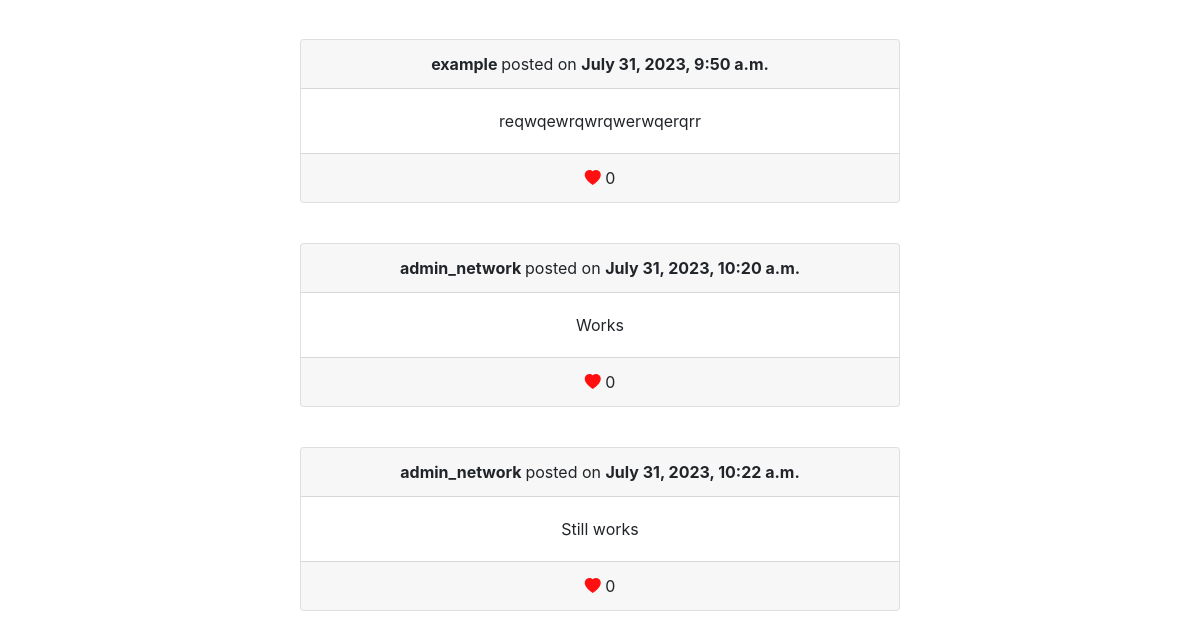
Before: / (lower part) with the older database file.
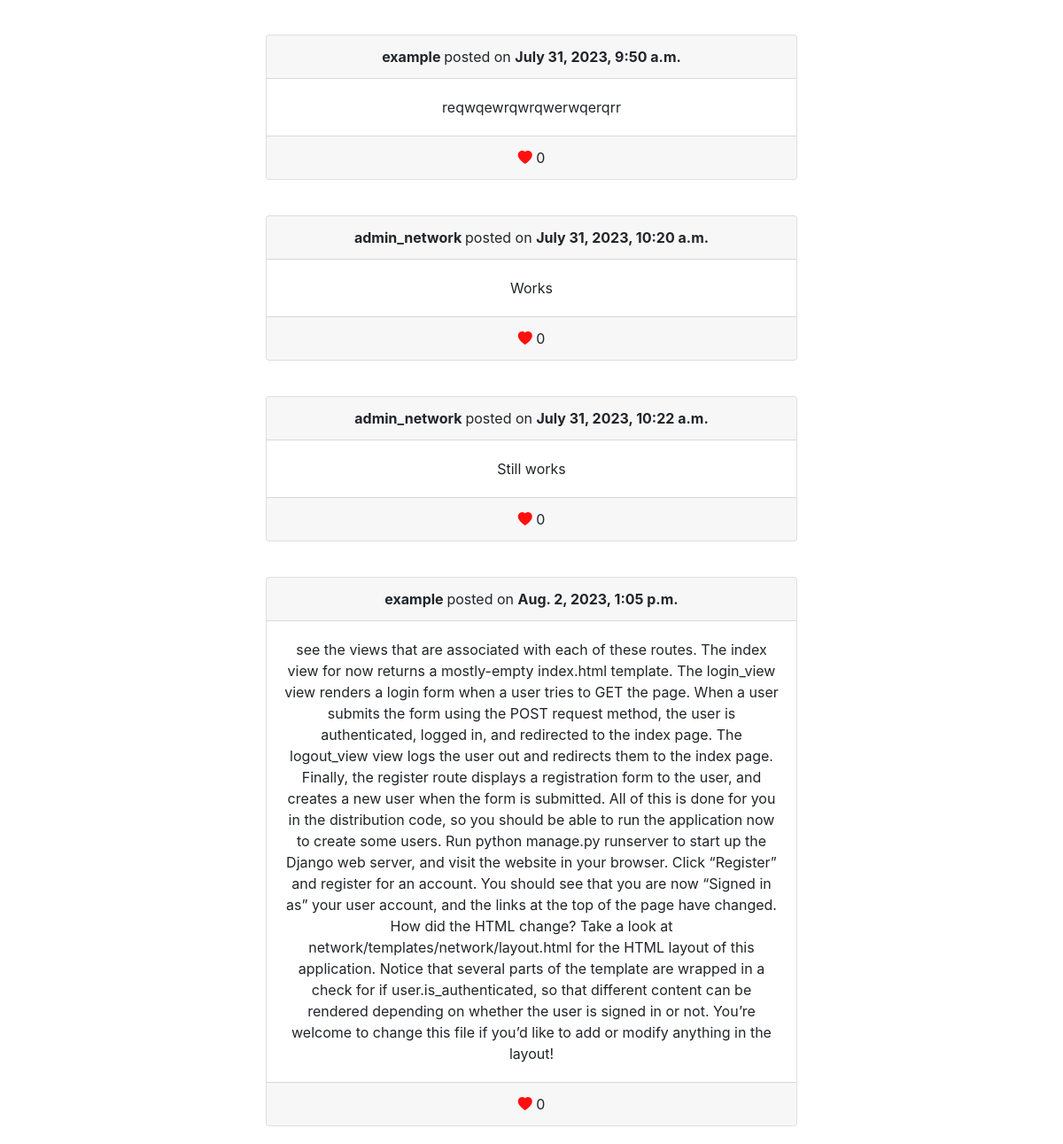
After: the same page with the newer database file.
### network/models.py (models this page shows, shortened)
class Post(models.Model):
    author = models.ForeignKey(User, on_delete=models.CASCADE, related_name='usersPosts')
    body = models.TextField()
    likes = models.ManyToManyField(User, related_name='posts_liked', null=True, blank=True)
    timestamp = models.DateTimeField(auto_now_add=True)
    def count_likes(self):
        return self.likes.count()

class User(AbstractUser):
    followers = models.ManyToManyField('self', symmetrical=False, related_name='following')

### network/views.py (the view)
# urls.py: path("", views.index, name="index"),
def index(request):
    return render(request, "network/index.html", {
        "posts": Post.objects.all()
    })

### network/templates/network/index.html (shortened to what this page needs)
{% extends "network/layout.html" %}
{% load static %}
{% block body %}
    <div id="posts" style="display: grid; place-items: center;">
        {% for post in posts %}
            <div class="card text-center" style="width:50%; margin: 20px;">
                <div class="card-header">
                    <strong>{{ post.author }} </strong> posted on <strong>{{ post.timestamp }}</strong>
                </div>
                <div class="card-body">
                   <div id = "post-text-{{ post.id }}" class="card-text"> {{ post.body }}</div>
                </div>
                <div class="card-footer text-body-secondary">
                    <i class="bi bi-heart-fill" style="color: rgb(255, 15, 15);"></i>
                     {{ post.count_likes }}
                </div>
            </div>
        {% empty %}
            <p>No posts</p>
        {%  endfor %}
    </div>
{% endblock %}

Changed rows visible on the page:
added Post: author "example", timestamp "Aug. 2, 2023, 1:05 p.m.", body "see the views that are associated with each of these routes. The index view for now returns a mostly-empty index.html template. The login_view view renders a login form when a user tries to GET the page. When a user submits the form using the POST request method, the user is authenticated, logged in, and redirected to the index page. The logout_view view logs the user out and redirects them to the index page. Finally, the register route displays a registration form to the user, and creates a new user when the form is submitted. All of this is done for you in the distribution code, so you should be able to run the application now to create some users. Run python manage.py runserver to start…", count_likes "0"
